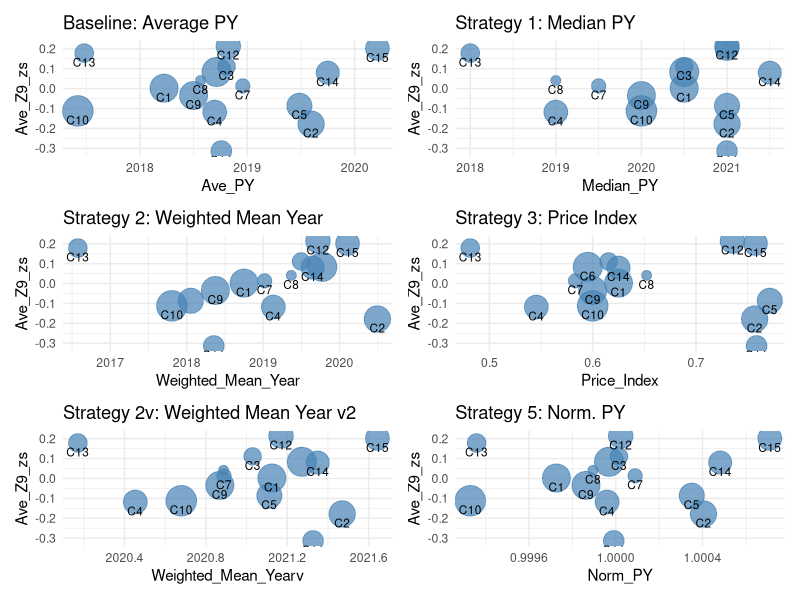
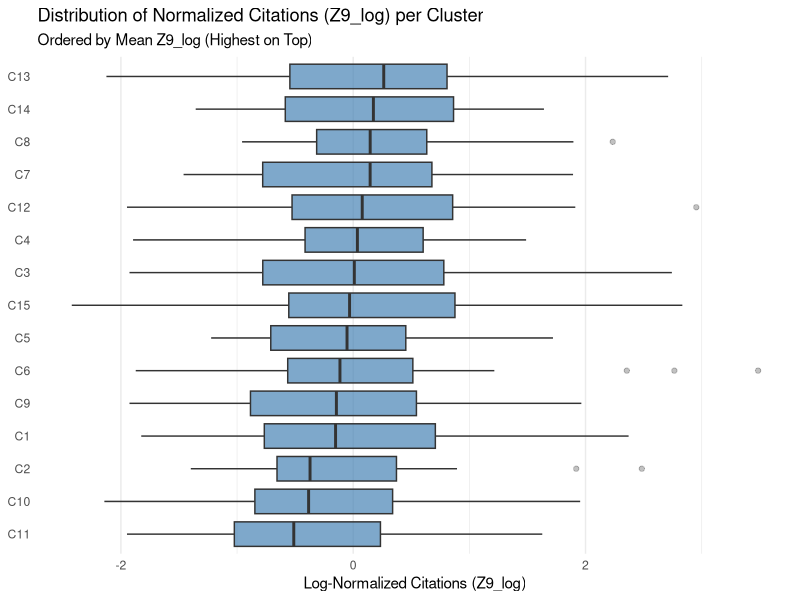

Reproduce these figures in R, in order.
library(tidyverse)
library(patchwork)

# 1. Create Mockup Dataset
set.seed(42)
n_records <- 500
n_clusters <- 15

# Simulate data
df <- tibble(
  ID = 1:n_records,
  Cluster = sample(paste0("C", 1:n_clusters), n_records, replace = TRUE),
  PY = round(2024 - rexp(n_records, rate = 0.2)), 
  Z9 = round(rlnorm(n_records, meanlog = 2, sdlog = 1))
) %>%
  mutate(PY = pmax(PY, 1990)) %>%
  mutate(PY = pmin(PY, 2024))

# --- NEW SECTION: CALCULATE NORMALIZED METRICS ---
df <- df %>%
  group_by(PY) %>%
  mutate(
    # 1. Rank (Percentile Rank)
    Z9_rank = if(n() > 1) percent_rank(Z9) else 0.5,
    
    # 2. Z-score (Standard Score)
    # Check if n > 1 and sd > 0 to avoid division by zero/NA
    Z9_zs = if(n() > 1 && sd(Z9) > 0) as.numeric(scale(Z9)) else 0,
    
    # 3. Log (Log-Transform + Z-score)
    # Temporary log column created for calculation
    temp_log = log(Z9 + 1),
    Z9_log = if(n() > 1 && sd(temp_log) > 0) as.numeric(scale(temp_log)) else 0
  ) %>%
  ungroup() %>%
  select(-temp_log) # Clean up temp column

# Global values for normalization
current_year <- max(df$PY)
global_mean_age <- mean(current_year - df$PY)
global_mean_py <- mean(df$PY)

# frequencies of the years
PY_freq <- table(df$PY) %>% sort(decreasing = TRUE)
df$WeightPY <- PY_freq[as.character(df$PY)]

# 2. Calculate Summaries & Strategies
cluster_summary <- df %>%
  group_by(Cluster) %>%
  summarize(
    Count = n(),
    
    # Original Metric
    Ave_Z9 = mean(Z9),
    
    # --- NEW METRICS AGGREGATION ---
    Ave_Z9_rank = mean(Z9_rank),
    Ave_Z9_zs = mean(Z9_zs),
    Ave_Z9_log = mean(Z9_log),
    # -------------------------------
    
    # Baseline
    Ave_PY = mean(PY),
    
    # Strategy 1: Median Year
    Median_PY = median(PY),
    
    # Strategy 2: Weighted Mean Year (Center of Gravity)
    Weighted_Mean_Year = sum(PY * Z9) / sum(Z9),
    Weighted_Mean_Yearv = sum(PY * WeightPY) / sum(WeightPY),
    
    # Strategy 3: Price Index (% papers in last 5 years)
    Price_Index = mean(PY >= (current_year - 5)),
    
    # Strategy 4: Normalized Mean Age
    Cluster_Mean_Age = mean(current_year - PY),
    Norm_Mean_Age = Cluster_Mean_Age / global_mean_age,
    
    # Strategy 5 Normalized PY
    Norm_PY = Ave_PY / global_mean_py
  )

cluster_summary$global_age <- global_mean_age
cluster_summary$global_py <- global_mean_py 

# 3. Updated Plotting Function
# Added y_var parameter
create_plot <- function(data, x_var, y_var, title_text) {
  
  # Use .data[[string]] to access columns dynamically
  ggplot(data, aes(x = .data[[x_var]], y = .data[[y_var]], size = Count, label = Cluster)) +
    geom_point(alpha = 0.7, color = "steelblue") +
    geom_text(vjust = 1.5, size = 3, check_overlap = TRUE) +
    scale_size_continuous(range = c(3, 10)) +
    theme_minimal() +
    labs(
      title = title_text,
      x = x_var,
      y = y_var # Automatically labels y-axis with the column name
    ) +
    theme(legend.position = "none")
}

# Example Usage:
# You can now change the 3rd argument to "Ave_Z9_rank", "Ave_Z9_zs", or "Ave_Z9_log"
target_y <- "Ave_Z9"
target_y <- "Ave_Z9_rank"
target_y <- "Ave_Z9_log"
target_y <- "Ave_Z9_zs"

p1 <- create_plot(cluster_summary, "Ave_PY", target_y, "Baseline: Average PY")
p2 <- create_plot(cluster_summary, "Median_PY", target_y, "Strategy 1: Median PY")
p3 <- create_plot(cluster_summary, "Weighted_Mean_Year", target_y, "Strategy 2: Weighted Mean Year")
p4 <- create_plot(cluster_summary, "Price_Index", target_y, "Strategy 3: Price Index")
p5 <- create_plot(cluster_summary, "Weighted_Mean_Yearv", target_y, "Strategy 2v: Weighted Mean Year v2")
p6 <- create_plot(cluster_summary, "Norm_PY", target_y, "Strategy 5: Norm. PY")

# Display
(p1 | p2) / (p3 | p4) / (p5 | p6)

# Selected metrics
# Weighted Year v
# Either rank or log norm

cluster_summary$score <- (rank(-cluster_summary$Ave_Z9_log) * rank(-cluster_summary$Weighted_Mean_Yearv))
cluster_summary$score_rank <- rank(-cluster_summary$score)


#############
# Create the horizontal boxplot
p_box <- df %>%
  mutate(Cluster = fct_reorder(Cluster, Z9_log, .fun = median)) %>%
  ggplot(aes(x = Z9_log, y = Cluster)) +
  geom_boxplot(fill = "steelblue", alpha = 0.7, outlier.alpha = 0.3) +
  theme_minimal() +
  labs(
    title = "Distribution of Normalized Citations (Z9_log) per Cluster",
    subtitle = "Ordered by Mean Z9_log (Highest on Top)",
    x = "Log-Normalized Citations (Z9_log)",
    y = NULL # Hide y-axis label as Cluster names are self-explanatory
  ) +
  theme(
    panel.grid.major.y = element_blank() # Remove horizontal grid lines for cleaner look
  )

# Display the plot
p_box
